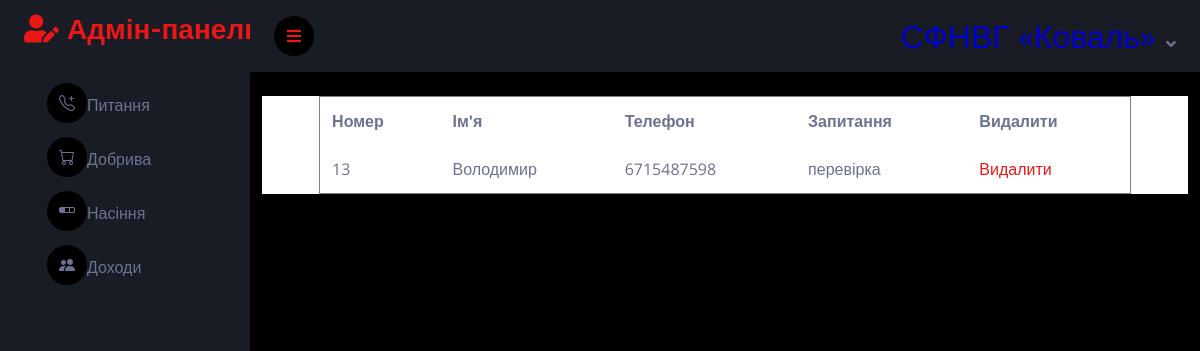
The page /admin/contact.php (signed in) on the database its author committed.
### tables this page shows
CREATE TABLE `contact` (
  `id` bigint(12) NOT NULL,
  `name` varchar(50) NOT NULL,
  `mobile` bigint(12) NOT NULL,
  `question` text NOT NULL
);

### admin/contact.php (the view)
<?php session_start();
if(isset($_SESSION['aid']))
{
 include "menu.php";
?>
            <div class="container-fluid pt-4 px-4">
                <div class="row g-4">
                    <div class="col-sm-6 col-xl-12" style="background-color: white;">
                   <table border=1 align="center" width=90% cellspacing="10" cellpadding="12">
        <tr>
            <th>Номер</th>
            <th>Ім'я</th>
            <th>Телефон</th>
            <th>Запитання</th>
            <th>Видалити</th>
        </tr>
        <?php
            include "connection.php";
            $s = mysqli_query($con,"select * from contact");
        while($r = mysqli_fetch_array($s))
        {
        ?>
        <tr>
                <td><?php echo $r['id']; ?></td>
                <td><?php echo $r['name']; ?></td>
                <td><?php echo $r['mobile']; ?></td>
                <td><?php echo $r['question']; ?></td>
                <td><a href="c_delete.php?i=<?php echo $r['id']; ?>">Видалити</a></td>
        </tr>
        <?php
            }
        ?>
    </table>
                    </div>
                </div>
            </div>
<?php include "footer.php";
}
else
{
    header("location:index.php");
}
?>

### admin/css/style.css (style rules this page uses)
:root { --primary: #EB1616; --secondary: #191C24; --light: #6C7293; --dark: #000000; }

### rows shown on the page
contact: id "13", name "Володимир", mobile "6715487598", question "перевірка"
